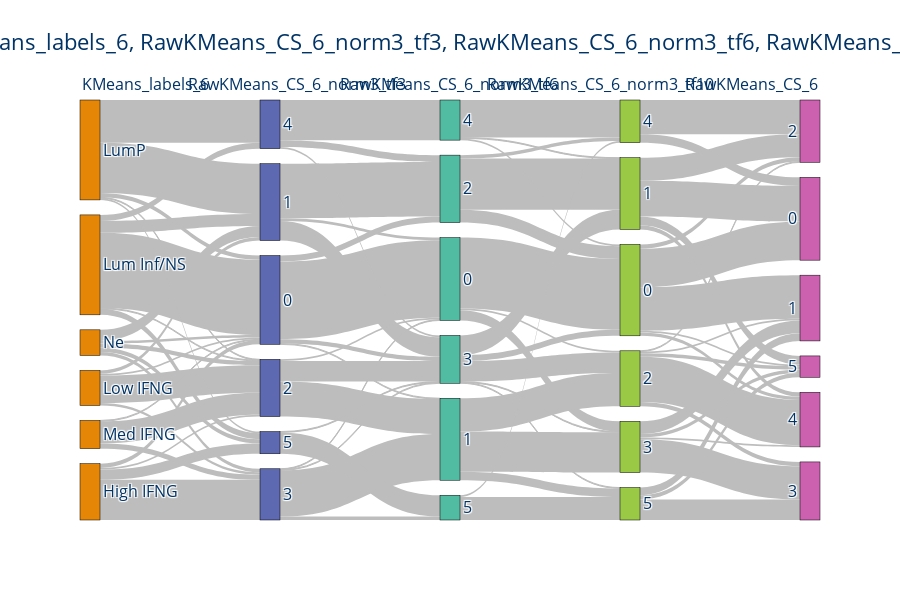

This figure's notebook cell:
### Markdown cell above
## Norm3 (Reward)

### Code cell
comb_all_tfs = pd.concat(
    [comb_tf3, comb_tf6.drop(columns=vu_output.columns), comb_tf10.drop(columns=vu_output.columns), comb_tf50.drop(columns=vu_output.columns)], axis=1
)

reorder_cols = [
    "KMeans_labels_6",
    # "{}_CS_{}_std_tf{}".format(cluster_model, num, 6),
    "{}_CS_{}_norm3_tf{}".format(cluster_model, num, 3),
    "{}_CS_{}_norm3_tf{}".format(cluster_model, num, 6),
    "{}_CS_{}_norm3_tf{}".format(cluster_model, num, 10),
    "RawKMeans_CS_6",
    # "KMeans_labels_5",
    # "{}_CS_{}_norm3_tf{}".format(cluster_model, num, 50),
]
sky.main(df=comb_all_tfs, reorder_cols=reorder_cols, title="Best for {}. Comp between {} ".format("Norm3", ", ".join(reorder_cols)))

### Figure 1 — Plotly figure (JSON) as saved in the notebook; plotly's stock layout.template omitted (floating-point values rounded to 4 significant figures)
{"data": [{"arrangement": "perpendicular", "link": {"color": "#bdbdbd", "source": [0, 0, 0, 0, 1, 1, 1, 1, 2, 2, 2, 2, 2, 3, 3, 3, 3, 3, 4, 4, 4, 5, 5, 5, 5, 5, 6, 6, 6, 6, 7, 7, 7, 8, 8, 8, 9, 9, 9, 9, 10, 10, 10, 11, 11, 12, 12, 12, 13, 13, 13, 14, 14, 14, 15, 15, 15, 15, 15, 16, 16, 16, 17, 17, 18, 18, 18, 18, 18, 19, 19, 19, 19, 20, 20, 20, 20, 20, 21, 21, 21, 21, 22, 22, 23, 23, 23], "target": [6, 8, 9, 11, 6, 7, 8, 9, 6, 7, 8, 10, 11, 6, 7, 8, 10, 11, 6, 8, 9, 6, 7, 8, 9, 11, 12, 13, 14, 15, 12, 14, 15, 12, 13, 15, 12, 13, 15, 17, 14, 15, 16, 15, 17, 18, 20, 21, 20, 21, 23, 18, 19, 22, 18, 19, 20, 21, 23, 18, 19, 22, 22, 23, 24, 25, 26, 28, 29, 24, 26, 28, 29, 25, 26, 27, 28, 29, 25, 27, 28, 29, 24, 26, 25, 27, 29], "value": [5, 2, 47, 12, 2, 4, 32, 3, 88, 14, 1, 7, 7, 5, 59, 1, 50, 2, 1, 26, 6, 3, 13, 5, 4, 5, 91, 1, 7, 5, 3, 64, 23, 2, 41, 24, 1, 54, 1, 4, 8, 2, 47, 1, 25, 83, 2, 12, 39, 47, 10, 15, 60, 4, 7, 23, 24, 1, 1, 2, 1, 44, 2, 27, 45, 51, 5, 4, 2, 42, 27, 5, 10, 2, 1, 5, 53, 4, 15, 39, 2, 4, 10, 40, 9, 24, 5]}, "node": {"color": ["rgb(229, 134, 6)", "rgb(229, 134, 6)", "rgb(229, 134, 6)", "rgb(229, 134, 6)", "rgb(229, 134, 6)", "rgb(229, 134, 6)", "rgb(93, 105, 177)", "rgb(93, 105, 177)", "rgb(93, 105, 177)", "rgb(93, 105, 177)", "rgb(93, 105, 177)", "rgb(93, 105, 177)", "rgb(82, 188, 163)", "rgb(82, 188, 163)", "rgb(82, 188, 163)", "rgb(82, 188, 163)", "rgb(82, 188, 163)", "rgb(82, 188, 163)", "rgb(153, 201, 69)", "rgb(153, 201, 69)", "rgb(153, 201, 69)", "rgb(153, 201, 69)", "rgb(153, 201, 69)", "rgb(153, 201, 69)", "rgb(204, 97, 176)", "rgb(204, 97, 176)", "rgb(204, 97, 176)", "rgb(204, 97, 176)", "rgb(204, 97, 176)", "rgb(204, 97, 176)"], "label": ["High IFNG", "Low IFNG", "Lum Inf/NS", "LumP", "Med IFNG", "Ne", 0, 1, 2, 3, 4, 5, 0, 1, 2, 3, 4, 5, 0, 1, 2, 3, 4, 5, 0, 1, 2, 3, 4, 5], "line": {"color": "black", "width": 0.5}, "pad": 15, "thickness": 20}, "type": "sankey"}], "layout": {"annotations": [{"align": "left", "font": {"color": "#003366", "size": 16}, "showarrow": false, "text": "KMeans_labels_6", "x": 0, "xref": "x", "y": 1.07, "yref": "paper"}, {"align": "left", "font": {"color": "#003366", "size": 16}, "showarrow": false, "text": "RawKMeans_CS_6_norm3_tf3", "x": 1, "xref": "x", "y": 1.07, "yref": "paper"}, {"align": "left", "font": {"color": "#003366", "size": 16}, "showarrow": false, "text": "RawKMeans_CS_6_norm3_tf6", "x": 2, "xref": "x", "y": 1.07, "yref": "paper"}, {"align": "left", "font": {"color": "#003366", "size": 16}, "showarrow": false, "text": "RawKMeans_CS_6_norm3_tf10", "x": 3, "xref": "x", "y": 1.07, "yref": "paper"}, {"align": "left", "font": {"color": "#003366", "size": 16}, "showarrow": false, "text": "RawKMeans_CS_6", "x": 4, "xref": "x", "y": 1.07, "yref": "paper"}], "font": {"color": "#003366", "size": 16}, "height": 600, "plot_bgcolor": "rgba(0,0,0,0)", "title": {"text": "Best for Norm3. Comp between KMeans_labels_6, RawKMeans_CS_6_norm3_tf3, RawKMeans_CS_6_norm3_tf6, RawKMeans_CS_6_norm3_tf10, RawKMeans_CS_6 "}, "xaxis": {"showgrid": false, "visible": false, "zeroline": false}, "yaxis": {"showgrid": false, "visible": false, "zeroline": false}}}
